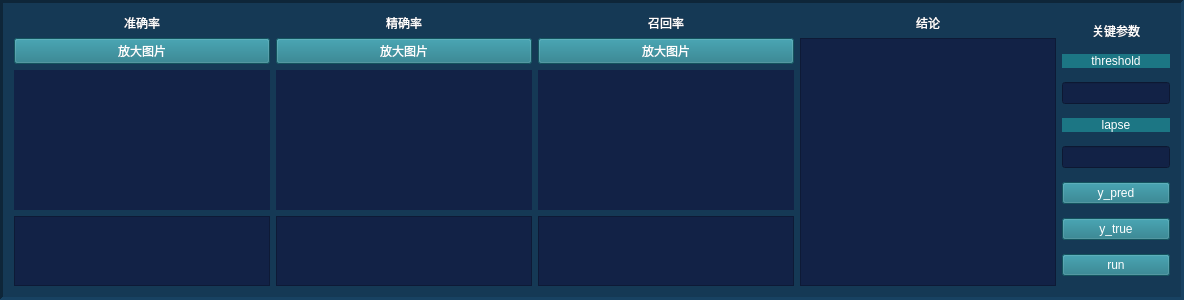
           <widget class="QFrame" name="frame_robust_j">
            <property name="sizePolicy">
             <sizepolicy hsizetype="Preferred" vsizetype="Minimum">
              <horstretch>0</horstretch>
              <verstretch>0</verstretch>
             </sizepolicy>
            </property>
            <property name="minimumSize">
             <size>
              <width>0</width>
              <height>300</height>
             </size>
            </property>
            <property name="styleSheet">
             <string notr="true">background-color: rgb(21, 57, 85);</string>
            </property>
            <property name="frameShape">
             <enum>QFrame::Panel</enum>
            </property>
            <property name="frameShadow">
             <enum>QFrame::Sunken</enum>
            </property>
            <property name="lineWidth">
             <number>3</number>
            </property>
            <property name="midLineWidth">
             <number>3</number>
            </property>
            <layout class="QHBoxLayout" name="horizontalLayout_5">
             <item>
              <layout class="QGridLayout" name="gridLayout_2">
               <item row="1" column="4">
                <widget class="QTextBrowser" name="textBrowser_jielun_r_j">
                 <property name="styleSheet">
                  <string notr="true">background-color: rgb(18, 34, 70);
color: rgb(255, 255, 255);</string>
                 </property>
                </widget>
               </item>
               <item row="0" column="4">
                <widget class="QLabel" name="label_jielun_r_j">
                 <property name="styleSheet">
                  <string notr="true">color: rgb(255, 255, 255);
background-color: transparent;
</string>
                 </property>
                 <property name="text">
                  <string>结论</string>
                 </property>
                 <property name="alignment">
                  <set>Qt::AlignCenter</set>
                 </property>
                </widget>
               </item>
               <item row="0" column="2" rowspan="2">
                <layout class="QVBoxLayout" name="verticalLayout_robust_main3_j" stretch="1,1,20,8">
                 <item>
                  <widget class="QLabel" name="label_R_r_j">
                   <property name="styleSheet">
                    <string notr="true">color: rgb(255, 255, 255);
background-color: transparent;
</string>
                   </property>
                   <property name="text">
                    <string>召回率</string>
                   </property>
                   <property name="alignment">
                    <set>Qt::AlignCenter</set>
                   </property>
                  </widget>
                 </item>
                 <item>
                  <widget class="QPushButton" name="pushButton_R_j">
                   <property name="styleSheet">
                    <string notr="true">color: rgb(255, 255, 255);
background-color: rgb(28, 118, 132);</string>
                   </property>
                   <property name="text">
                    <string>放大图片</string>
                   </property>
                  </widget>
                 </item>
                 <item>
                  <widget class="QLabel" name="label_R_show_r_j">
                   <property name="styleSheet">
                    <string notr="true">background-color: rgb(18, 34, 70);</string>
                   </property>
                   <property name="text">
                    <string/>
                   </property>
                   <property name="alignment">
                    <set>Qt::AlignCenter</set>
                   </property>
                  </widget>
                 </item>
                 <item>
                  <widget class="QTextBrowser" name="textBrowser_R_r_j">
                   <property name="styleSheet">
                    <string notr="true">background-color: rgb(18, 34, 70);
color: rgb(255, 255, 255);</string>
                   </property>
                  </widget>
                 </item>
                </layout>
               </item>
               <item row="0" column="5" rowspan="2">
                <layout class="QVBoxLayout" name="verticalLayout_robust_main3_j_2">
                 <item>
                  <widget class="QLabel" name="label_guanjiancanshu_r_j">
                   <property name="sizePolicy">
                    <sizepolicy hsizetype="Preferred" vsizetype="Fixed">
                     <horstretch>0</horstretch>
                     <verstretch>0</verstretch>
                    </sizepolicy>
                   </property>
                   <property name="styleSheet">
                    <string notr="true">color: rgb(255, 255, 255);</string>
                   </property>
                   <property name="text">
                    <string>关键参数</string>
                   </property>
                   <property name="alignment">
                    <set>Qt::AlignCenter</set>
                   </property>
                  </widget>
                 </item>
                 <item>
                  <widget class="QLabel" name="label_threshold_j">
                   <property name="sizePolicy">
                    <sizepolicy hsizetype="Preferred" vsizetype="Fixed">
                     <horstretch>0</horstretch>
                     <verstretch>0</verstretch>
                    </sizepolicy>
                   </property>
                   <property name="styleSheet">
                    <string notr="true">color: rgb(255, 255, 255);background-color: rgb(28, 118, 132);</string>
                   </property>
                   <property name="text">
                    <string>threshold</string>
                   </property>
                   <property name="alignment">
                    <set>Qt::AlignCenter</set>
                   </property>
                  </widget>
                 </item>
                 <item>
                  <widget class="QLineEdit" name="lineEdit_threthold_j">
                   <property name="sizePolicy">
                    <sizepolicy hsizetype="Expanding" vsizetype="Fixed">
                     <horstretch>0</horstretch>
                     <verstretch>0</verstretch>
                    </sizepolicy>
                   </property>
                   <property name="minimumSize">
                    <size>
                     <width>0</width>
                     <height>0</height>
                    </size>
                   </property>
                   <property name="styleSheet">
                    <string notr="true">background-color: rgb(18, 34, 70);</string>
                   </property>
                  </widget>
                 </item>
                 <item>
                  <widget class="QLabel" name="label_lapse_j">
                   <property name="sizePolicy">
                    <sizepolicy hsizetype="Preferred" vsizetype="Fixed">
                     <horstretch>0</horstretch>
                     <verstretch>0</verstretch>
                    </sizepolicy>
                   </property>
                   <property name="styleSheet">
                    <string notr="true">color: rgb(255, 255, 255);background-color: rgb(28, 118, 132);</string>
                   </property>
                   <property name="text">
                    <string>lapse</string>
                   </property>
                   <property name="alignment">
                    <set>Qt::AlignCenter</set>
                   </property>
                  </widget>
                 </item>
                 <item>
                  <widget class="QLineEdit" name="lineEdit_lapse_j">
                   <property name="sizePolicy">
                    <sizepolicy hsizetype="Expanding" vsizetype="Fixed">
                     <horstretch>0</horstretch>
                     <verstretch>0</verstretch>
                    </sizepolicy>
                   </property>
                   <property name="minimumSize">
                    <size>
                     <width>0</width>
                     <height>0</height>
                    </size>
                   </property>
                   <property name="styleSheet">
                    <string notr="true">background-color: rgb(18, 34, 70);</string>
                   </property>
                  </widget>
                 </item>
                 <item>
                  <widget class="QPushButton" name="pushButton_ypred_j">
                   <property name="sizePolicy">
                    <sizepolicy hsizetype="Minimum" vsizetype="Fixed">
                     <horstretch>0</horstretch>
                     <verstretch>0</verstretch>
                    </sizepolicy>
                   </property>
                   <property name="styleSheet">
                    <string notr="true">color: rgb(255, 255, 255);
background-color: rgb(28, 118, 132);</string>
                   </property>
                   <property name="text">
                    <string>y_pred</string>
                   </property>
                  </widget>
                 </item>
                 <item>
                  <widget class="QPushButton" name="pushButton_input1_r_j">
                   <property name="sizePolicy">
                    <sizepolicy hsizetype="Minimum" vsizetype="Fixed">
                     <horstretch>0</horstretch>
                     <verstretch>0</verstretch>
                    </sizepolicy>
                   </property>
                   <property name="styleSheet">
                    <string notr="true">color: rgb(255, 255, 255);
background-color: rgb(28, 118, 132);</string>
                   </property>
                   <property name="text">
                    <string>y_true</string>
                   </property>
                  </widget>
                 </item>
                 <item>
                  <widget class="QPushButton" name="pushButton_run_r_j_2">
                   <property name="sizePolicy">
                    <sizepolicy hsizetype="Minimum" vsizetype="Fixed">
                     <horstretch>0</horstretch>
                     <verstretch>0</verstretch>
                    </sizepolicy>
                   </property>
                   <property name="styleSheet">
                    <string notr="true">color: rgb(255, 255, 255);
background-color: rgb(28, 118, 132);</string>
                   </property>
                   <property name="text">
                    <string>run</string>
                   </property>
                  </widget>
                 </item>
                </layout>
               </item>
               <item row="0" column="1" rowspan="2">
                <layout class="QVBoxLayout" name="verticalLayout_robust_main2_j" stretch="1,1,20,8">
                 <item>
                  <widget class="QLabel" name="label_P_r_j">
                   <property name="styleSheet">
                    <string notr="true">color: rgb(255, 255, 255);
background-color: transparent;
</string>
                   </property>
                   <property name="text">
                    <string>精确率</string>
                   </property>
                   <property name="alignment">
                    <set>Qt::AlignCenter</set>
                   </property>
                  </widget>
                 </item>
                 <item>
                  <widget class="QPushButton" name="pushButton_P_j">
                   <property name="styleSheet">
                    <string notr="true">color: rgb(255, 255, 255);
background-color: rgb(28, 118, 132);</string>
                   </property>
                   <property name="text">
                    <string>放大图片</string>
                   </property>
                  </widget>
                 </item>
                 <item>
                  <widget class="QLabel" name="label_P_show_r_j">
                   <property name="styleSheet">
                    <string notr="true">background-color: rgb(18, 34, 70);</string>
                   </property>
                   <property name="text">
                    <string/>
                   </property>
                   <property name="alignment">
                    <set>Qt::AlignCenter</set>
                   </property>
                  </widget>
                 </item>
                 <item>
                  <widget class="QTextBrowser" name="textBrowser_P_r_j">
                   <property name="styleSheet">
                    <string notr="true">background-color: rgb(18, 34, 70);
color: rgb(255, 255, 255);</string>
                   </property>
                  </widget>
                 </item>
                </layout>
               </item>
               <item row="0" column="0" rowspan="2">
                <layout class="QVBoxLayout" name="verticalLayout_robust_main1_j" stretch="1,1,20,8">
                 <item>
                  <widget class="QLabel" name="label_A_r_j">
                   <property name="styleSheet">
                    <string notr="true">color: rgb(255, 255, 255);
background-color: transparent;
</string>
                   </property>
                   <property name="text">
                    <string>准确率</string>
                   </property>
                   <property name="alignment">
                    <set>Qt::AlignCenter</set>
                   </property>
                  </widget>
                 </item>
                 <item>
                  <widget class="QPushButton" name="pushButton_A_j">
                   <property name="styleSheet">
                    <string notr="true">color: rgb(255, 255, 255);
background-color: rgb(28, 118, 132);</string>
                   </property>
                   <property name="text">
                    <string>放大图片</string>
                   </property>
                  </widget>
                 </item>
                 <item>
                  <widget class="QLabel" name="label_A_show_r_j">
                   <property name="styleSheet">
                    <string notr="true">background-color: rgb(18, 34, 70);</string>
                   </property>
                   <property name="text">
                    <string/>
                   </property>
                   <property name="alignment">
                    <set>Qt::AlignCenter</set>
                   </property>
                  </widget>
                 </item>
                 <item>
                  <widget class="QTextBrowser" name="textBrowser_A_r_2_j">
                   <property name="styleSheet">
                    <string notr="true">background-color: rgb(18, 34, 70);
color: rgb(255, 255, 255);</string>
                   </property>
                  </widget>
                 </item>
                </layout>
               </item>
              </layout>
             </item>
            </layout>
           </widget>
